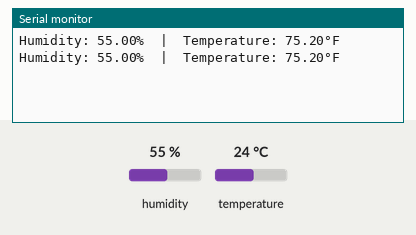
This sketch was run on a simulated ESP32. Parts: the last lines printed to the serial monitor. The inputs (shaded band) are chosen by the test bench; at power-on: humidity 55 %, temperature 24 °C.

Above: at 2.8 s.
2.9 s: humidity set to 22 %
At 5.0 s:
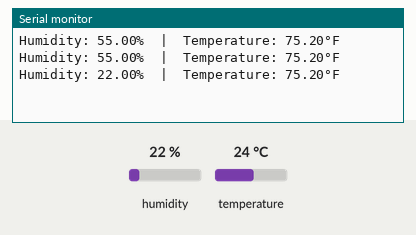
5.6 s: temperature set to 12 °C
At 7.4 s:
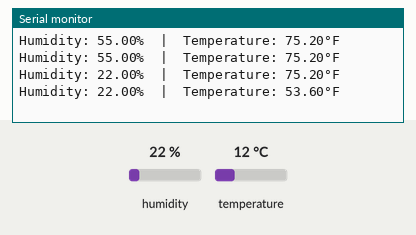
8.3 s: humidity set to 40 %
At 11.0 s:
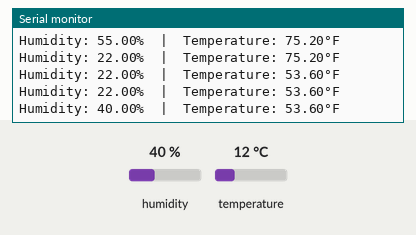
Timing chart, 0 to 12.5 s (numbered marks = the images above; inputs shaded):
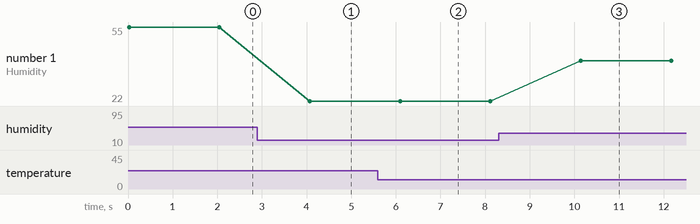

Measured:
- after the input at 2.9 s, the serial monitor: prints a new line after 1.2 s (image 1)
- after the input at 5.6 s, the serial monitor: prints a new line after 0.49 s (image 2)
- after the input at 8.3 s, the serial monitor: prints a new line after 1.8 s (image 3)
- plotted number 1: 55 → 22 after the input at 2.9 s, 22 → 40 after the input at 8.3 s

The sketch:

temp_sensor.ino
```cpp
/*
* This ESP32 code is created by esp32io.com
* This ESP32 code is released in the public domain
* For more detail (instruction and wiring diagram), visit https://esp32io.com/tutorials/esp32-dht11
*/

#include <DHT.h>
#include <SD.h>
#define DHT11_PIN  21 // ESP32 pin GPIO21 connected to DHT11 sensor

DHT dht11(DHT11_PIN, DHT11);

void setup() {
  Serial.begin(9600);
  dht11.begin(); // initialize the DHT11 sensor
}

void loop() {
  // read humidity
  float humi  = dht11.readHumidity();
  // read temperature in Celsius -- uncomment in serial print below
  float tempC = dht11.readTemperature();
  // read temperature in Fahrenheit
  float tempF = dht11.readTemperature(true);

  // check whether the reading is successful or not
  if ( isnan(tempC) || isnan(tempF) || isnan(humi)) {
    Serial.println("Failed to read from DHT11 sensor!");
  } else {
    Serial.print("Humidity: ");
    Serial.print(humi);
    Serial.print("%");

    Serial.print("  |  ");

    Serial.print("Temperature: ");
    Serial.print(tempF);
    Serial.println("°F");
    //Serial.print("°F  ~  ");
    //Serial.print(tempC);
    //Serial.println("°C");
  }

  // wait a 2 seconds between readings
  delay(2000);
}
```
